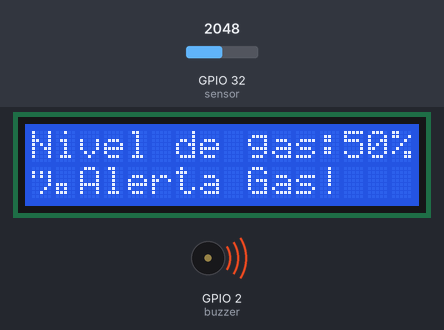
A sketch run on a simulated ESP32. Shown: 16×2 character LCD, buzzer (waves = sounding, pin HIGH). The test bench sets the inputs (shaded band); at power-on: GPIO 32 (sensor) = 2048. WiFi joins after 1.5 s; servers stay silent unless stated; network time is answered at once with the bench clock; uploads are accepted with an empty reply; the local clock reads 2024-03-15 10:24:30 at power-on unless the sketch sets it; what the sketch prints to the serial monitor is not drawn.

Above: at 6.0 s.
6.1 s: GPIO 32 (sensor) set to 2022
At 7.5 s:
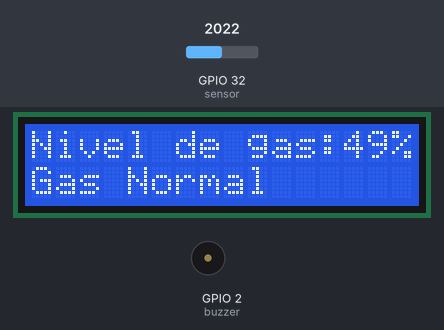
8.6 s: GPIO 32 (sensor) set to 1228
At 10.0 s:
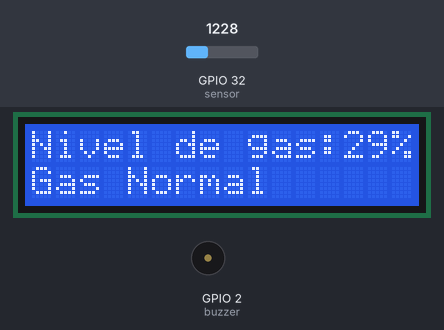
10.6 s: GPIO 32 (sensor) set to 491
At 12.4 s:
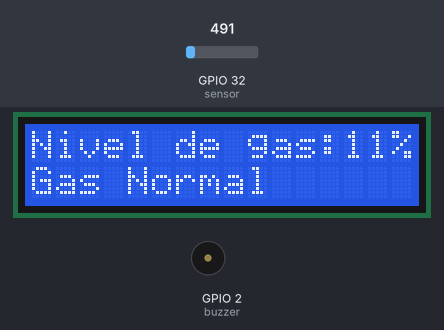
Timing chart, 0 to 13.9 s (numbered marks = the images above; inputs shaded):
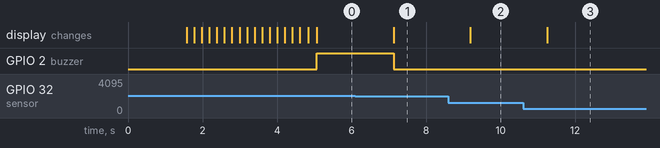

The sketch:

MQ2_Sensor_code.ino
```cpp
#include <Wire.h>
#include <WiFi.h>
#include <HTTPClient.h>
#include <NTPClient.h>
#include <WiFiUdp.h>
#include <TimeLib.h>
#include <LiquidCrystal_I2C.h>

const char* ssid     = "INFINITUM6F2C_2.4"; // Nombre de la red WiFi
const char* password = "Riit9qSwci"; // Contraseña de la red WiFi
const char* serverUrl = "https://apk-alerta.onrender.com/api/v1/gas-data"; // URL del servidor Node.js

#define sensor 32   // Pin analógico para el sensor de gas (P15)
#define buzzer 2    // Pin digital para el buzzer (P2)
#define lcd_sda 21  // Pin SDA de la LCD (P21)
#define lcd_scl 22  // Pin SCL de la LCD (P22)

bool alertaEnviada = false; // Variable para rastrear si se ha enviado la alerta

// Inicializa el display LCD
LiquidCrystal_I2C lcd(0x27, 16, 2); // Dirección I2C, 16 columnas y 2 filas

// Configuración de la conexión NTP
WiFiUDP ntpUDP;
NTPClient timeClient(ntpUDP, "pool.ntp.org");

// Definición de la cantidad de días por mes
const int monthDays[] = {31, 28, 31, 30, 31, 30, 31, 31, 30, 31, 30, 31};

void setup() {
  Serial.begin(9600);
  Serial.println("\n");

  Serial.print("Conectando a ");
  Serial.println(ssid);
  WiFi.begin(ssid, password);

  // Esperar a que se conecte a WiFi
  while (WiFi.status() != WL_CONNECTED) {
    delay(500);
    Serial.print(".");
  }

  Serial.println("");
  Serial.println("Conexión WiFi establecida");
  Serial.print("Dirección IP: ");
  Serial.println(WiFi.localIP());

  lcd.init();
  lcd.backlight();
  pinMode(buzzer, OUTPUT);

  lcd.setCursor(1, 0);
  lcd.print("Cargando...");
  for (int a = 0; a <= 15; a++) {
    lcd.setCursor(a, 1);
    lcd.print(".");
    delay(200);
  }
  lcd.clear();

  // Inicializa la conexión NTP
  timeClient.begin();
}

void loop() {
  // Actualiza la hora del cliente NTP
  timeClient.update();
  String hora = timeClient.getFormattedTime();

  // Obtiene la marca de tiempo Unix y la convierte en una fecha legible
  unsigned long epochTime = timeClient.getEpochTime();
  String fecha = epochToDateTime(epochTime);

  // Obtiene el valor del sensor de gas
  int gasValue = analogRead(sensor);
  gasValue = map(gasValue, 0, 4095, 0, 100); // Mapea el valor a un rango del 0 al 100

  // Mensajes de depuración
  Serial.print("Lectura del sensor de gas: ");
  Serial.println(gasValue);

  // Si el nivel de gas es mayor o igual al 50% y no se ha enviado la alerta, envía la alerta
  if (gasValue >= 50 && !alertaEnviada) {
    // Construye el cuerpo del JSON con los datos del sensor
    String jsonBody = "{\"cantidad_gas\": " + String(gasValue) + ", \"fecha\": \"" + fecha + "\", \"hora\": \"" + hora + "\"}";

    // Realiza una solicitud HTTP POST al servidor Node.js
    HTTPClient http;
    http.begin(serverUrl);
    http.addHeader("Content-Type", "application/json");
    int httpResponseCode = http.POST(jsonBody);

    // Comprueba la respuesta del servidor
    if (httpResponseCode > 0) {
      Serial.print("Datos enviados correctamente. Código de respuesta HTTP: ");
      Serial.println(httpResponseCode);
    } else {
      Serial.print("Error al enviar datos. Código HTTP: ");
      Serial.println(httpResponseCode);
    }

    // Libera los recursos
    http.end();

    // Establece la bandera de alerta enviada a verdadero
    alertaEnviada = true;
  }

  // Muestra el nivel de gas en el LCD
  lcd.clear();
  lcd.setCursor(0, 0);
  lcd.print("Nivel de gas:");
  lcd.print(gasValue);
  lcd.print("%");

  // Si el nivel de gas es mayor o igual al 50%, activa el buzzer
  if (gasValue >= 50) {
    lcd.setCursor(0, 1);
    lcd.print("¡Alerta Gas!");
    digitalWrite(buzzer, HIGH);
  } else {
    lcd.setCursor(0, 1);
    lcd.print("Gas Normal");
    digitalWrite(buzzer, LOW);

    // Restablece la bandera de alerta enviada a falso para permitir futuras alertas
    alertaEnviada = false;
  }

  delay(1000); // Espera 1 segundo antes de realizar la siguiente lectura
}

// Función para convertir una marca de tiempo Unix en una fecha y hora legibles
String epochToDateTime(unsigned long epochTime) {
  const char * daysOfTheWeek[7] = {"Dom", "Lun", "Mar", "Mie", "Jue", "Vie", "Sab"};
  char dateBuffer[30]; // Ajusta el tamaño del búfer según la longitud máxima de la fecha y hora

  unsigned long epoch = epochTime;
  epoch += 3600 * -5; // Corregir zona horaria (UTC-5)

  int year;
  byte month, day, hour, minute, second;
  unsigned long days;
  int wday;

  second = epoch % 60;
  epoch /= 60;
  minute = epoch % 60;
  epoch /= 60;
  hour = epoch % 24;
  epoch /= 24;
  wday = ((epoch + 4) % 7) + 1;  // Dia de la semana 1:Lunes, 2:Martes, ... 7:Domingo

  year = 1970;
  days = 0;
  while ((unsigned)(days += (year % 4 == 0 && (year % 100 != 0 || year % 400 == 0)) ? 366 : 365) <= epoch) {
    year++;
  }
  days -= (year % 4 == 0 && (year % 100 != 0 || year % 400 == 0)) ? 366 : 365;
  epoch -= days;
  day = 0;
  while (true) {
    byte monthLength;
    monthLength = (month == 1 && (year % 4 == 0 && (year % 100 != 0 || year % 400 == 0))) ? 29 : monthDays[month]; // Modificado para usar directamente la variable monthDays
    if (epoch >= monthLength) {
      epoch -= monthLength;
      day++;
    } else {
      break;
    }
  }
  month = 0;
  while (epoch >= monthDays[month] + (month == 1 && (year % 4 == 0 && (year % 100 != 0 || year % 400 == 0)))) { // Modificado para usar directamente la variable monthDays
    epoch -= monthDays[month] + (month == 1 && (year % 4 == 0 && (year % 100 != 0 || year % 400 == 0)));
    month++;
  }
  year += 1970;

  // Utiliza snprintf para evitar desbordamientos de búfer
  snprintf(dateBuffer, sizeof(dateBuffer), "%s %02d/%02d/%04d %02d:%02d:%02d", daysOfTheWeek[wday - 1], day, month + 1, year, hour, minute, second);

  return String(dateBuffer);
}
```

Measured:
- the behaviour switches between 2048 and 2047 on GPIO 32 (sensor) (found by bisection; images 0 and 1)
- after the input at 6.1 s, GPIO 2 (buzzer): HIGH → LOW after 1.0 s; the display: changes after 1.0 s (image 1)
- after the input at 8.6 s, the display: changes after 0.59 s (image 2)
- after the input at 10.6 s, the display: changes after 0.64 s (image 3)
